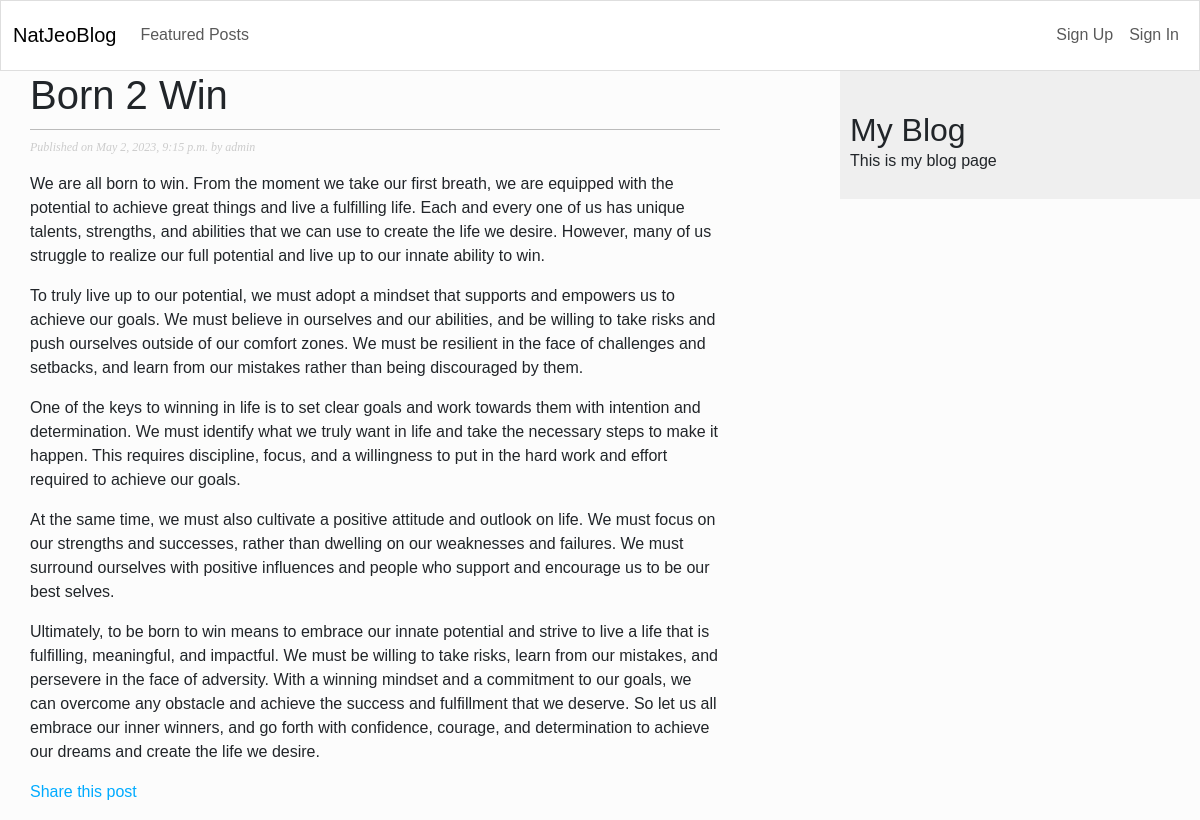
The page /blog/2023/5/2/born-2-win/ on the database its author committed.
### blog/models.py (models this page shows, shortened)
class Post(models.Model):
    class Status(models.TextChoices):
        DRAFT = 'DF', 'Draft'
        PUBLISHED = 'PD', 'Published'
    title = models.CharField(max_length=255)
    slug = models.SlugField(max_length=255, unique_for_date='publish')
    author = models.ForeignKey(User, on_delete=models.CASCADE, related_name='blog_posts')
    image = image = models.FileField(blank=True, null=True, upload_to='images/')
    body = RichTextField(blank=True, null=True)
    publish = models.DateTimeField(default=timezone.now)
    created = models.DateTimeField(auto_now=True)
    updated = models.DateTimeField(auto_now=True)
    status = models.CharField(max_length=2,
                                     choices=Status.choices,
                                     default=Status.DRAFT)
    objects = models.Manager()          # the default manager
    published = PublishedManager()      # my defined manager
    class Meta:
        ordering = ['-publish']
        indexes = [
            models.Index(fields =['-publish']),
        ]

### blog/views.py (the view)
# urls.py: path('<int:year>/<int:month>/<int:day>/<slug:post>/', views.postDetails, name='postDetails'),
def postDetails(request, year, month, day, post):
    post = get_object_or_404(Post,
                             status=Post.Status.PUBLISHED,
                             slug=post,
                             publish__year=year,
                             publish__month=month,
                             publish__day=day)
    return render(request,
                  'blog/post/postDetails.html',
                  {'post': post})

### blog/templates/blog/post/postDetails.html (shortened to what this page needs)
{% extends 'blog/base.html' %}
{% block content %}
        <h1> {{ post.title }} </h1>
        <P class="date">Published on {{ post.publish }} by {{ post.author }}</p>
        {{ post.body | safe | linebreaks }}
        <p>
            <a href="{% url 'blog:sharePost' post.id %}">
                Share this post
            </a>
        </P>
{% endblock content %}

### blog/static/css/blog.css (style rules this page uses)
body { margin:0; padding:0; font-family:helvetica, sans-serif; }
a { color:#00abff; text-decoration:none; }
h1 { font-weight:normal; border-bottom:1px solid #bbb; padding:0 0 10px 0; }
p.date { color:#ccc; font-family: georgia, serif; font-size: 12px; font-style: italic; }

### rows shown on the page
Post: title "Born 2 Win", publish "May 2, 2023, 9:15 p.m.", author "admin", body "We are all born to win. From the moment we take our first breath, we are equipped with the potential to achieve great things and live a fulfilling life. Each and every one of us has unique talents, strengths, and abilities that we can use to create the life we desire. However, many of us struggle to realize our full potential and live up to our innate ability to win. To truly live up to our potential, we must adopt a mindset that supports and empowers us to achieve our goals. We must believe in ourselves and our abilities, and be willing to take risks and push ourselves outside of our comfort zones. We must be resilient in the face of challenges and setbacks, and learn from our mistakes…"
